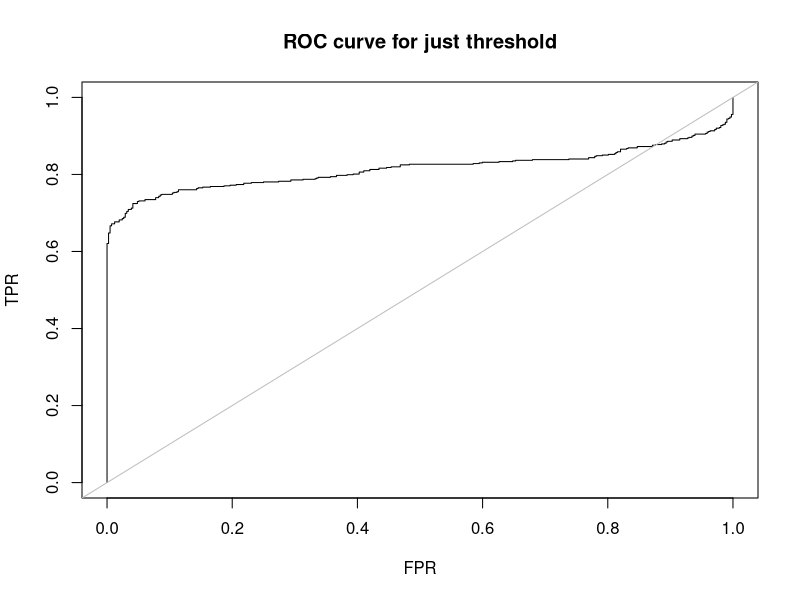
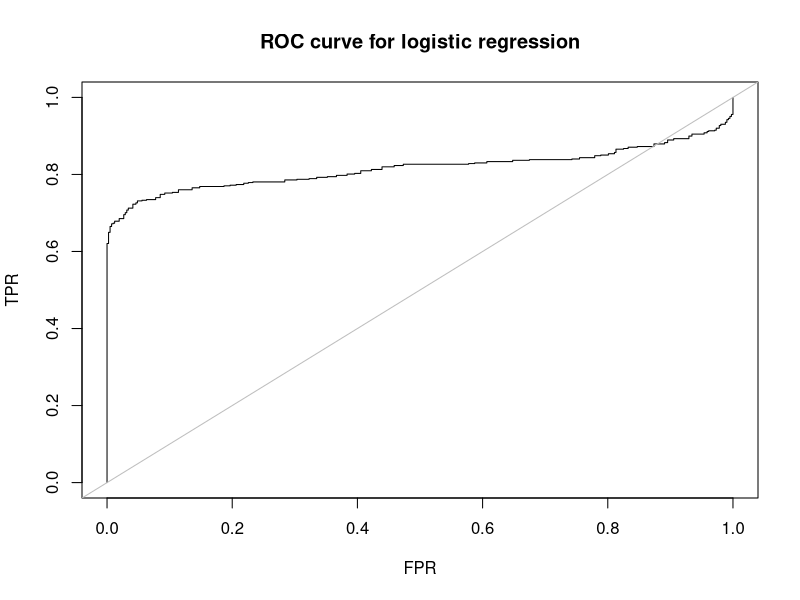
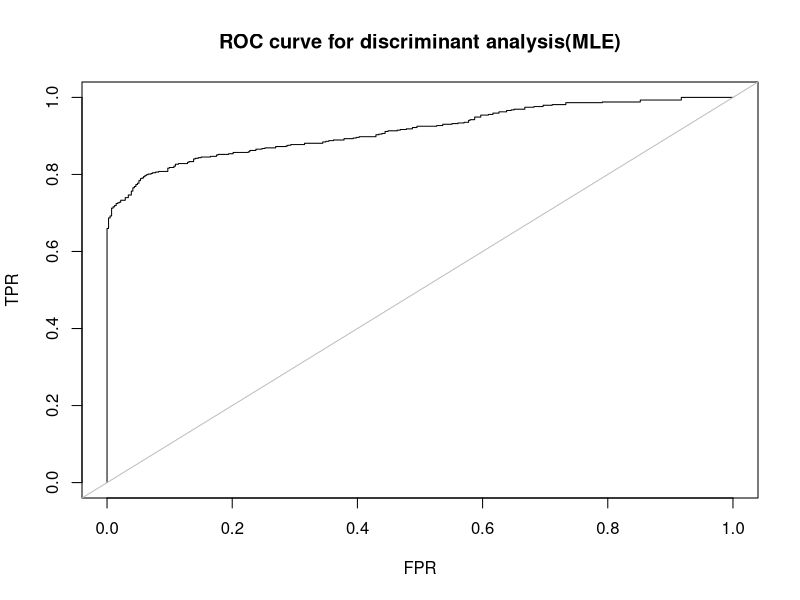
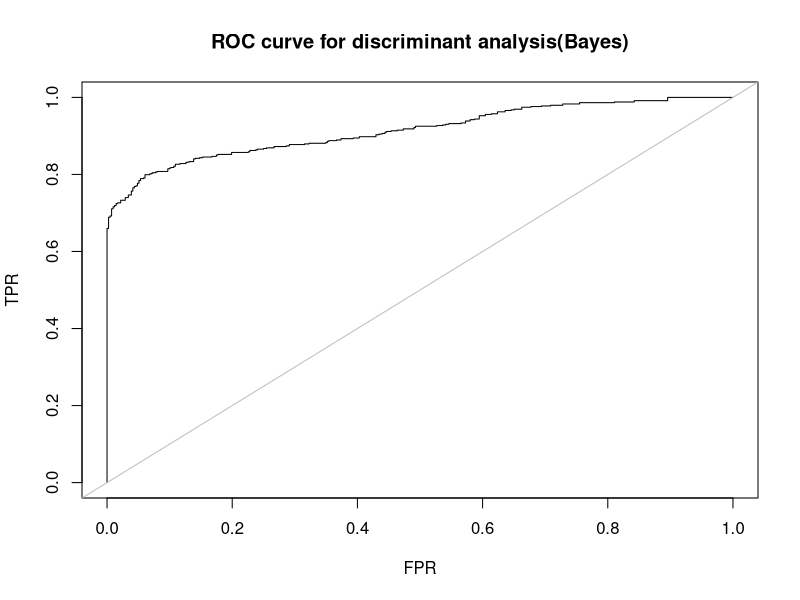
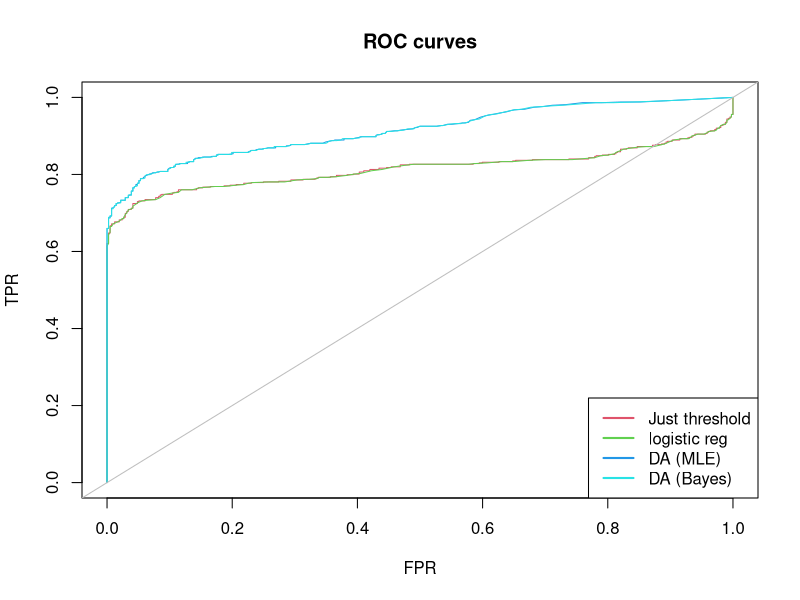

Write the R code that produced these figures, in order.
## ---- chunk 1
knitr::opts_chunk$set(echo = TRUE)
library(knitr)
library(tidyverse)
## ---- chunk 2
n = 1000 * 2
set.seed(1)
u = runif(n, 0, 1)
Y = u>0.4
X = rnorm(n, 2*Y, 2*Y + 0.5*!Y)
dt = cbind(X, Y)
ind = sample(1:n, n/2, replace = FALSE)
dt.train = dt[ind,] %>% data.frame()
dt.test = dt[-ind,] %>% data.frame()
## ---- chunk 3
tau = seq(-10, 10, by = 0.01)
# defining function to compute fpr and fnr
comp = function(pred, tau) {
  x = pred
  y = dt.test[,2]
  fpr = mean(x[y==0] > tau)
  fnr = mean(x[y==1] <= tau)
  r = c(fpr, fnr)
  names(r) = c('FPR', 'FNR')
  return(r)
}
res1 = purrr::map(tau, ~ comp(pred = dt.test[,1], tau = .))
res1 = matrix(unlist(res1), ncol = 2, byrow = TRUE)
plot(res1[,1], 1-res1[,2], xlim = c(0,1), ylim = c(0,1), type = 's',
     xlab = 'FPR', ylab = 'TPR', main = 'ROC curve for just threshold')
abline(a=0, b=1, col='gray')
tb1 = map(-5:5, ~ comp(pred = dt.test[,1], tau = .)) %>%
  unlist %>%
  matrix(nrow = 2)
rownames(tb1) = c('FPR', 'FNR')
colnames(tb1) = paste('tau=',-5:5, sep='')
kable(tb1, digits = 3, caption = 'FPR and FNR of just threshold for different tau')
## ---- chunk 4
lr = glm(data = dt.train, Y ~ X, family = 'binomial')
lr.pred = predict.glm(lr, newdata = dt.test, type = 'response')
tau = seq(0, 1, 0.005)
res2 = purrr::map(tau, ~ comp(pred = lr.pred, tau = .))
res2 = matrix(unlist(res2), ncol = 2, byrow = TRUE)
plot(res2[,1], 1-res2[,2], xlim = c(0,1), ylim = c(0,1), type = 's',
     xlab = 'FPR', ylab = 'TPR', main = 'ROC curve for logistic regression')
abline(a=0, b=1, col='gray')
tb2 = map(seq(0, 1 ,by = 0.1), ~ comp(pred = lr.pred, tau = .)) %>%
  unlist %>%
  matrix(nrow = 2)
rownames(tb2) = c('FPR', 'FNR')
colnames(tb2) = paste('tau=',seq(0, 1, by =0.1), sep='')
kable(tb2, digits = 3, caption = 'FPR and FNR of logistic regression for different tau')
## ---- chunk 5
ind1 = dt.train[,2] == 1
sigma0 = sd(dt.train[!ind1,1])
sigma1 = sd(dt.train[ind1,1])
mu0 = mean(dt.train[!ind1,1])
mu1 = mean(dt.train[ind1,1])
pi1 = sum(ind1)/nrow(dt.train)
pi0 = 1 - pi1
X.test = dt.test[,1]
set.seed(1)
# the prob of predicting x_i to be 1
Pr1 = pi1 * dnorm(X.test, mu1, sigma1)/ (pi1 * dnorm(X.test, mu1, sigma1) + pi0 * dnorm(X.test, mu0, sigma0))
tau = seq(0, 1, 0.001)
res3 = purrr::map(tau, ~ comp(pred = Pr1, tau = .))
res3 = matrix(unlist(res3), ncol = 2, byrow = TRUE)
plot(res3[,1], 1-res3[,2], xlim = c(0,1), ylim = c(0,1), type = 's',
     xlab = 'FPR', ylab = 'TPR', main = 'ROC curve for discriminant analysis(MLE)')
abline(a=0, b=1, col='gray')

tb3 = map(seq(0, 1 ,by = 0.1), ~ comp(pred = Pr1, tau = .)) %>%
  unlist %>%
  matrix(nrow = 2)
rownames(tb3) = c('FPR', 'FNR')
colnames(tb3) = paste('tau=',seq(0, 1, by =0.1), sep='')
kable(tb3, digits = 3, caption = 'FPR and FNR of DA(MLE) for different tau')
## ---- chunk 6
ind1 = dt.train[,2] == 1
# sample estimates
n0 = sum(ind1)
n1 = sum(!ind1)
sigma0 = sd(dt.train[!ind1,1])
pre0 = n0/sigma0^2
sigma1 = sd(dt.train[ind1,1])
pre1 = n1/sigma1^2
mu0 = mean(dt.train[!ind1,1])
mu1 = mean(dt.train[ind1,1])
# prior hyperparameters
mu0.pri = 0
mu1.pri = 5
sigma0.pri = sigma1.pri = 1
pre0.pri = pre1.pri = 1/1^2 #precision
# posterior parameters
pre0.pos = pre0.pri + pre0
mu0.pos = (mu0.pri*pre0.pri + mu0*pre0)/pre0.pos
pre1.pos = pre1.pri + pre1
mu1.pos = (mu1.pri*pre1.pri + mu1*pre1)/pre1.pos

# sample from posterior
nsam = 10000
set.seed(1)
sam0.pos = rnorm(nsam, mu0.pos, sqrt(1/pre0.pos))
sam1.pos = rnorm(nsam, mu1.pos, sqrt(1/pre1.pos))

# Monte Carlo approximation to get likelihood
l_approx = function(x, sam, sig) {
  mean(dnorm(x, sam, sig))
}
l0 = map_dbl(X.test, ~l_approx(., sam0.pos, sigma0))
l1 = map_dbl(X.test, ~l_approx(., sam1.pos, sigma1))

# Calculating posterior probability
pi1 = sum(ind1)/nrow(dt.train)
pi0 = 1 - pi1
Pr1.B = pi1 * l1/ (pi1 * l1+ pi0 * l0)
tau = seq(0, 1, 0.001)
res4 = purrr::map(tau, ~ comp(pred = Pr1.B, tau = .))
res4 = matrix(unlist(res4), ncol = 2, byrow = TRUE)
plot(res4[,1], 1-res4[,2], xlim = c(0,1), ylim = c(0,1), type = 's',
     xlab = 'FPR', ylab = 'TPR', main = 'ROC curve for discriminant analysis(Bayes)')
abline(a=0, b=1, col='gray')

tb4 = map(seq(0, 1 ,by = 0.1), ~ comp(pred = Pr1.B, tau = .)) %>%
  unlist %>%
  matrix(nrow = 2)
rownames(tb4) = c('FPR', 'FNR')
colnames(tb4) = paste('tau=',seq(0, 1, by =0.1), sep='')
kable(tb4, digits = 3, caption = 'FPR and FNR of DA(Bayes) for different tau')
# comp(pred = dt.test[,1], tau = 1)
# comp(pred = lr.pred, tau = 0.5)
# comp(pred = Pr1, tau = 0.5)
# comp(pred = Pr1.B, tau = 0.5)
## ---- chunk 7
plot(res1[,1], 1-res1[,2], xlim = c(0,1), ylim = c(0,1), type = 's',
     xlab = 'FPR', ylab = 'TPR', main = 'ROC curves',col=2)
lines(res2[,1], 1-res2[,2],col=3)
lines(res3[,1], 1-res3[,2],col=4)
lines(res4[,1], 1-res4[,2],col=5)
abline(a=0,b=1,col='gray')
legend('bottomright',c('Just threshold','logistic reg','DA (MLE)','DA (Bayes)'), col=2:5, lwd=2)
